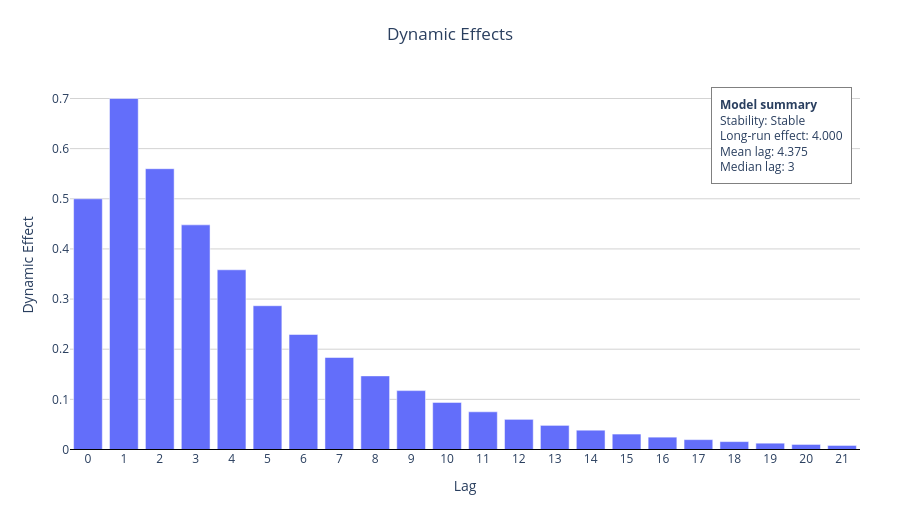

The notebook cell saved with this chart:
### Code cell
fig = adl.plot_dynamic_effects(results)
fig.show()

### Figure 1 — Plotly figure (JSON) as saved in the notebook; plotly's stock layout.template omitted (floating-point values rounded to 4 significant figures)
{"data": [{"customdata": [12.5, 17.5, 14.0, 11.2, 8.96, 7.168, 5.734, 4.588, 3.67, 2.936, 2.349, 1.879, 1.503, 1.203, 0.9621, 0.7697, 0.6157, 0.4926, 0.3941, 0.3153, 0.2522, 0.2018], "hovertemplate": "<b>Lag %{x}</b><br>Dynamic effect: %{y:.4f}<br>Share of LR effect: %{customdata:.2f}%<extra></extra>", "name": "Dynamic effect", "type": "bar", "x": [0, 1, 2, 3, 4, 5, 6, 7, 8, 9, 10, 11, 12, 13, 14, 15, 16, 17, 18, 19, 20, 21], "y": [0.5, 0.7, 0.56, 0.448, 0.3584, 0.2867, 0.2294, 0.1835, 0.1468, 0.1174, 0.09395, 0.07516, 0.06013, 0.0481, 0.03848, 0.03079, 0.02463, 0.0197, 0.01576, 0.01261, 0.01009, 0.00807]}], "layout": {"annotations": [{"align": "left", "bgcolor": "white", "bordercolor": "gray", "borderpad": 8, "borderwidth": 1, "showarrow": false, "text": "<b>Model summary</b><br>Stability: Stable<br>Long-run effect: 4.000<br>Mean lag: 4.375<br>Median lag: 3", "x": 0.99, "xanchor": "right", "xref": "paper", "y": 0.98, "yanchor": "top", "yref": "paper"}], "height": 520, "hovermode": "x", "margin": {"b": 70, "l": 70, "r": 40, "t": 80}, "shapes": [{"line": {"color": "black", "width": 1}, "type": "line", "x0": 0, "x1": 1, "xref": "x domain", "y0": 0, "y1": 0, "yref": "y"}], "showlegend": false, "title": {"text": "Dynamic Effects", "x": 0.5, "xanchor": "center"}, "width": 900, "xaxis": {"dtick": 1, "showgrid": false, "tick0": 0, "tickmode": "linear", "title": {"text": "Lag"}}, "yaxis": {"gridcolor": "lightgray", "title": {"text": "Dynamic Effect"}, "zeroline": false}}}
